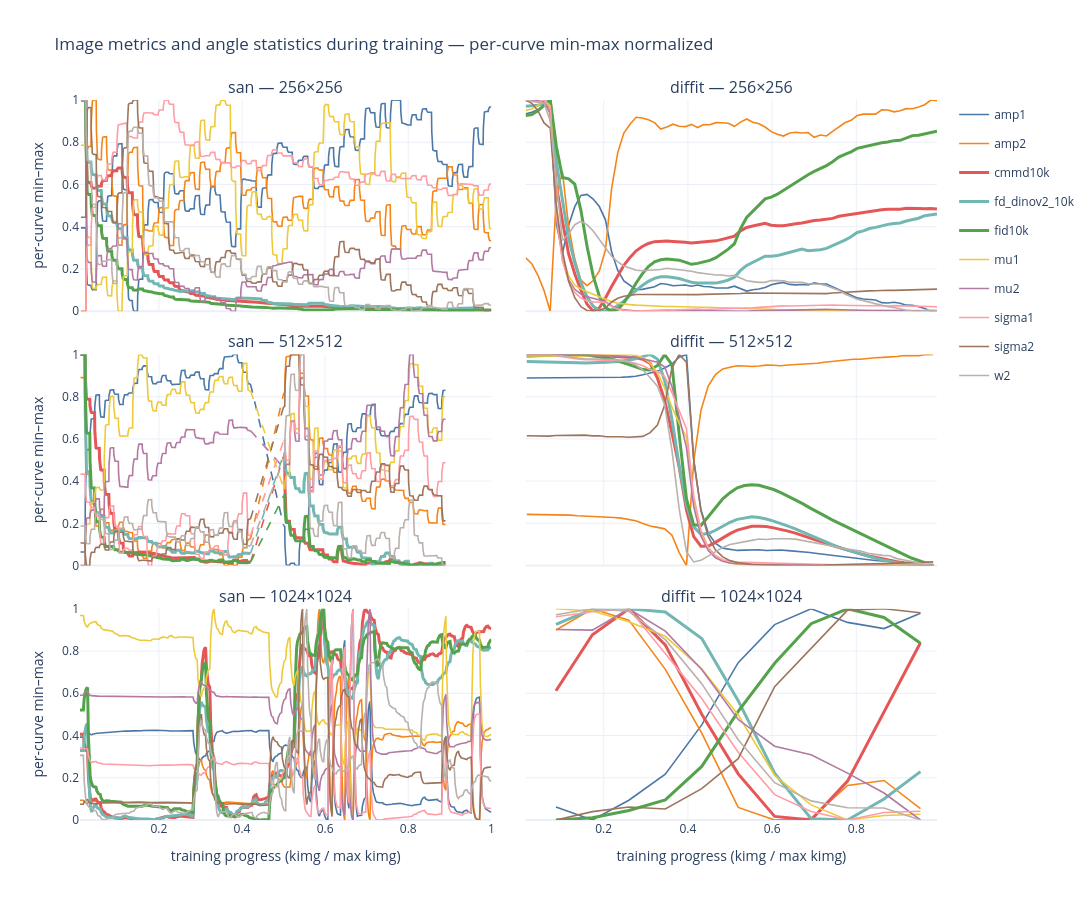

The notebook cell saved with this chart:
### Code cell
import numpy as np
from plotly.subplots import make_subplots

from combra.metrics import plot_training_curve_grid

MODELS = ['san', 'diffit']
KIMG_TAG = {'diffit': 'Train/kimg', 'san': 'Progress/kimg'}
IMAGE_METRICS = ['fd_dinov2_10k', 'cmmd10k', 'fid10k']
ANGLE_STATS = ['w2', 'mu1', 'mu2', 'sigma1', 'sigma2', 'amp1', 'amp2']
# One row: the image metrics and the angle statistics of a run in one panel.
ROWS = [('metrics', [f'combra_{t}' for t in IMAGE_METRICS + ANGLE_STATS], 'Metrics/')]

# SAN 512x512 collapsed twice: a transient burst mid-training and a terminal
# divergence. For those panels only, drop the tail and bridge the burst with a
# dashed segment.
SAN512_CUT_CENTER = (0.42, 0.50)
SAN512_CUT_TAIL = 0.89


def san512_override(model, res, tag, x, y):
    if not (model == 'san' and res == 512):
        return None
    keep = x < SAN512_CUT_TAIL
    x, y = x[keep], y[keep].copy()
    lo, hi = SAN512_CUT_CENTER
    win = (x >= lo) & (x <= hi)
    left, right = np.where(x < lo)[0], np.where(x > hi)[0]
    if win.any() and len(left) and len(right):
        li, ri = left[-1], right[0]        # real points bracketing the window
        y[win] = np.interp(x[win], [x[li], x[ri]], [y[li], y[ri]])
        return x, y, win
    return x, y, None


# plot_training_curve_grid draws one resolution; its panels are stacked into one
# resolution x model figure. Every panel carries the same ten tags, so the colours
# agree across panels and one legend (clicking toggles a tag everywhere) serves all.
# The image metrics are drawn thicker.
fig = make_subplots(rows=len(tb_data), cols=len(MODELS), shared_xaxes=True, shared_yaxes=True,
                    subplot_titles=[f'{m} — {res}×{res}' for res in tb_data for m in MODELS],
                    vertical_spacing=0.06, horizontal_spacing=0.04)
for r, res in enumerate(tb_data, start=1):
    one = plot_training_curve_grid(tb_data[res], ROWS, MODELS, KIMG_TAG,
                                   resolution=res, overrides=san512_override)
    for tr in one.data:
        c = 1 if tr.xaxis == 'x' else 2
        if tr.name is not None:  # the dashed bridge segments carry no name
            tr.update(legendgroup=tr.name, showlegend=(r, c) == (1, 1))
            if tr.name in IMAGE_METRICS:
                tr.line.width = 3
        tr.update(legend='legend')
        fig.add_trace(tr, row=r, col=c)
fig.update_yaxes(range=[0, 1])
fig.update_yaxes(title_text='per-curve min–max', col=1)
fig.update_xaxes(title_text='training progress (kimg / max kimg)', row=len(tb_data))
fig.update_layout(title='Image metrics and angle statistics during training — per-curve min-max normalized',
                  height=900, width=1200, template='plotly_white')
fig.write_image('tb_grid.png', scale=2)
fig.show()
